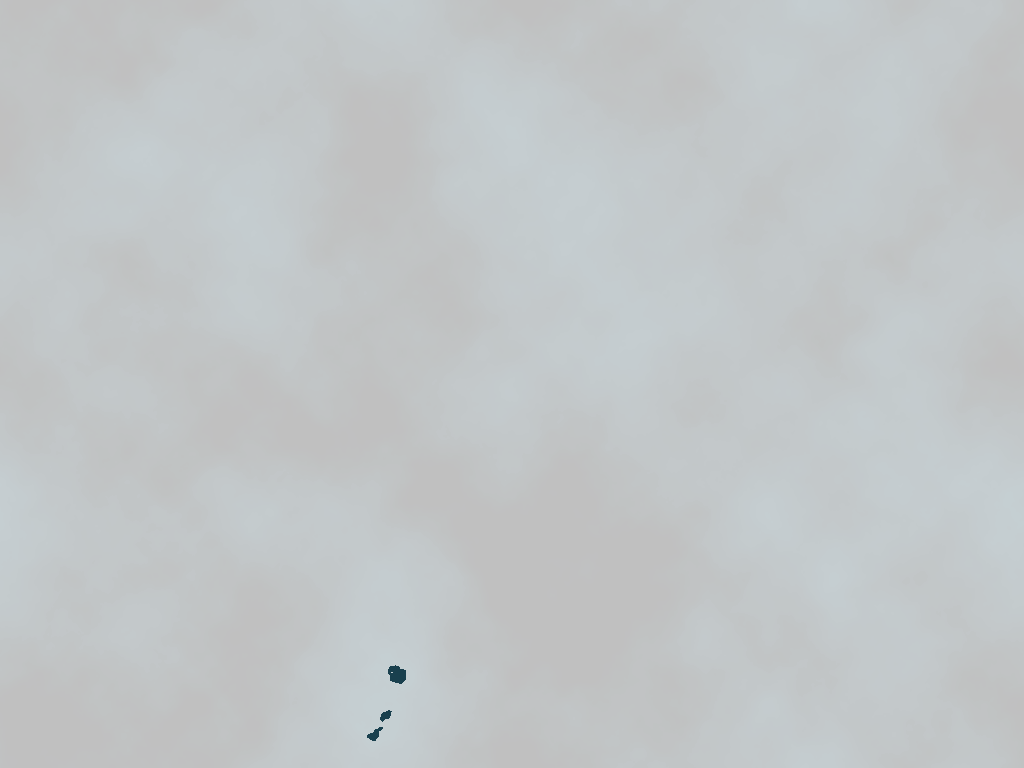
#> input picture fog.png, 1024 x 768 px
$ python image_rotate.py ../fog.png out.png 1.0
#> lines starting #> are read from the running program, lines starting #| are printed output that depends on the picture
from PIL import Image
import os
import sys

def rotate_image(input_image_path, output_image_path, degrees=45):
#> called with input_image_path = '../fog.png', output_image_path = 'out.png', degrees = 1
    try:
        # Open the input image
        image = Image.open(input_image_path)
#> image is the input picture: PIL image 1024x768 RGBA; mean R, G, B, A 10.1, 26.8, 32.4, 63.1

        # Rotate the image by the given degrees
        rotated_image = image.rotate(degrees, expand=True)
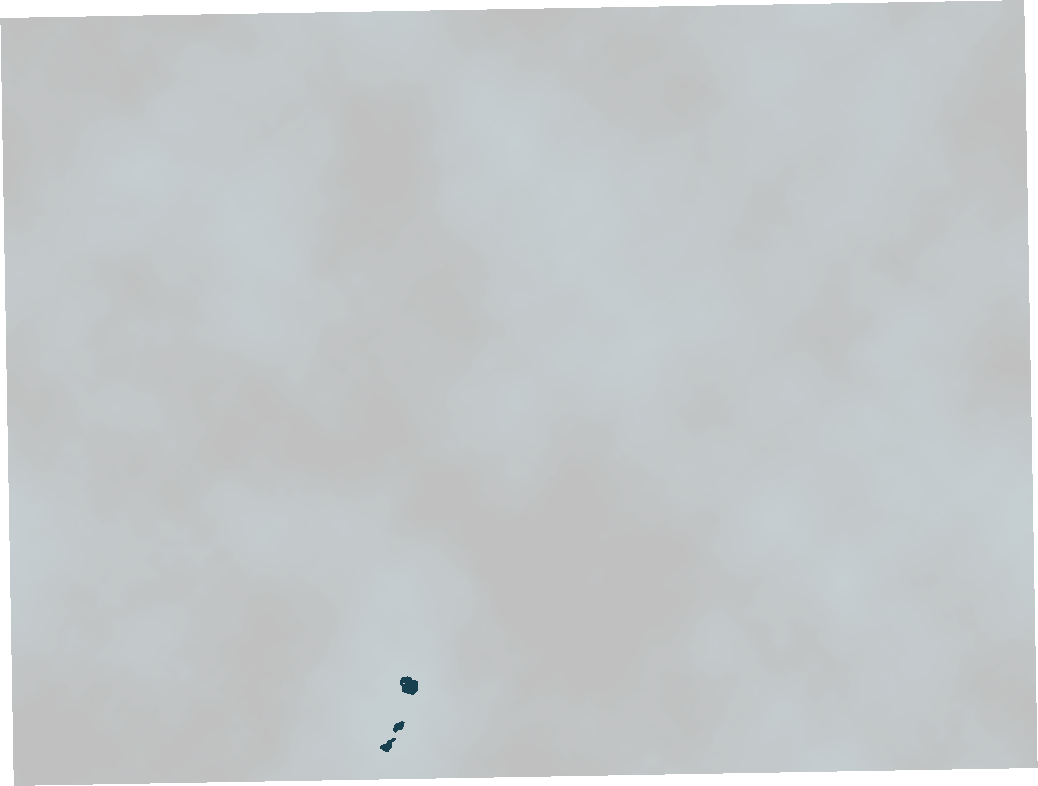
#> rotated_image: PIL image 1038x786 RGBA; mean R, G, B, A 9.7, 25.9, 31.2, 60.8; transparent parts drawn white

        # Change the output extension to .png if input is .webp
        if input_image_path.lower().endswith('.webp'):
            output_image_path = os.path.splitext(output_image_path)[0] + '.png'

        # Save the rotated image to the specified output path
        rotated_image.save(output_image_path)

        print(f"Image rotated by {degrees} degrees and saved to {output_image_path}")
    except Exception as e:
        print(f"An error occurred: {e}")

if __name__ == "__main__":
    if len(sys.argv) not in [3, 4]:
        print("Usage: python rotate_image.py <input_image_path> <output_image_path> [degrees]")
    else:
        input_image_path = sys.argv[1]
        output_image_path = sys.argv[2]
        degrees = float(sys.argv[3]) if len(sys.argv) == 4 else 45
        rotate_image(input_image_path, output_image_path, degrees)
